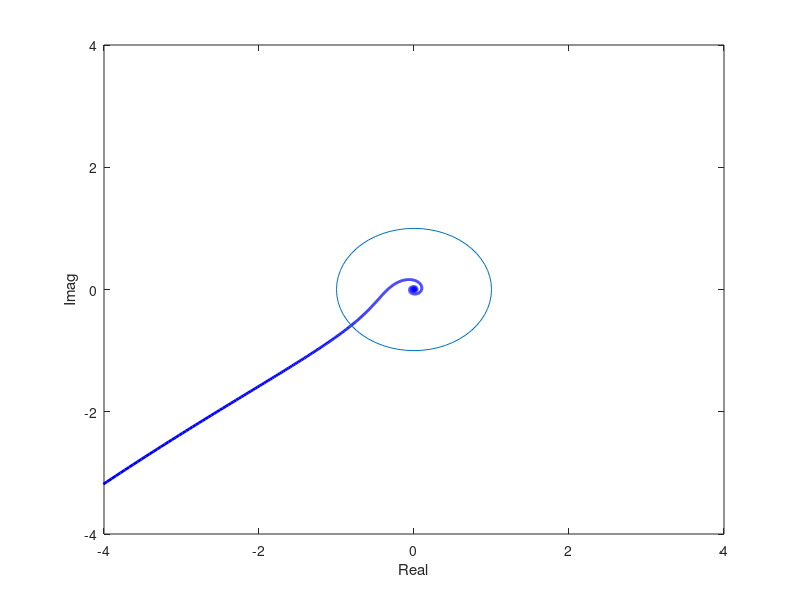

MATLAB code to generate this figure:
%Producimos la función de transferencia M(s) usando las tres funciones de 
%transferencia de primer orden con retardo de tiempo. Introduzca el siguiente programa en el archivo:
num1=3187.4;
den1=[1 3355.2];
num2=594.9;
den2=[1 1.956];
num3=[0.0271 0.2737];
den3=[1 0];
delay=0.03;
%Defina el vector de frecuencia y calcule las respuestas de frecuencia de los tres sistemas de primer orden. 
%Introduzca el siguiente programa en el archivo:
w=logspace(-1,3,1000);
G1=freqs(num1,den1,w);
G2=freqs(num2,den2,w);
G3=freqs(num3,den3,w);
G12=G1.*G2;
G123=G12.*G3;
%Agregue el componente de retardo de tiempo a la respuesta de frecuencia. Introduzca el siguiente programa en el archivo:
j=sqrt(-1);
Ny=G123.*exp(-j*w*delay);
%Presente el diagrama bidimensional con un círculo unitario centrado en el origen del plano complejo. Introduzca el siguiente programa en el archivo:
plot(real(Ny),imag(Ny),'b','linewidth',2)
hold on
th=[0:2*pi/60:(60)*2*pi/60];
R=exp(j*th);
plot(R)
axis([-4 4 -4 4])
xlabel('Real')
ylabel('Imag')
